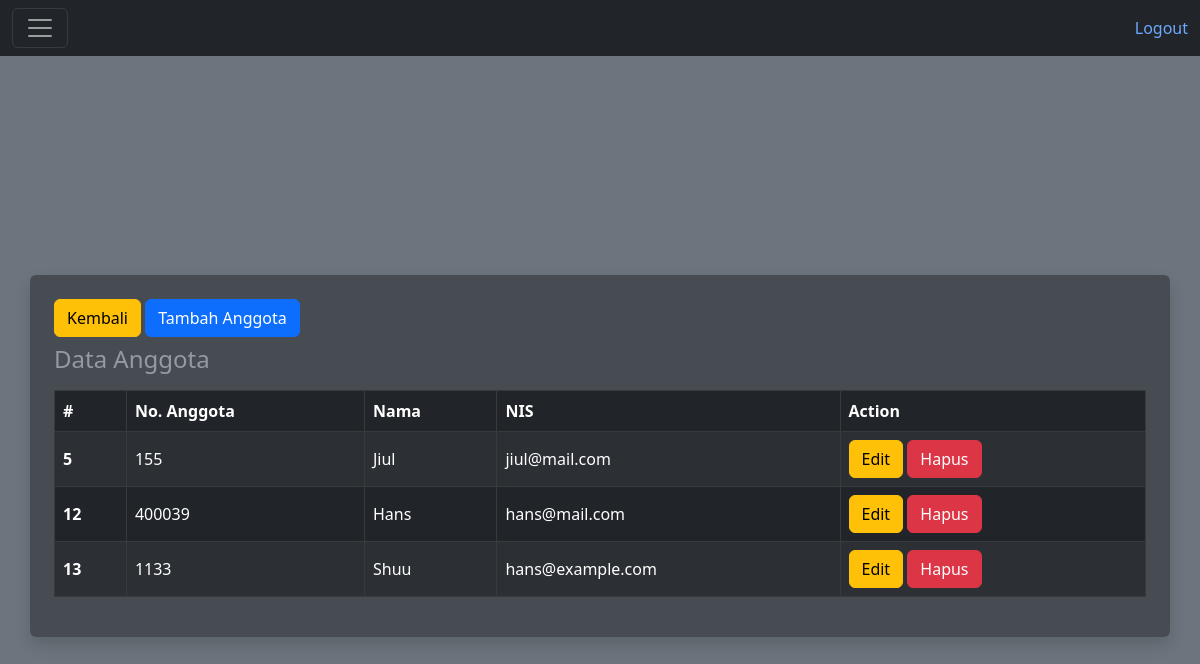
Page /pages/anggota/p_anggota.php (signed in) on the committed database.
### tables this page shows
CREATE TABLE `m_anggota` (
  `id` int(11) NOT NULL,
  `no_anggota` varchar(45) NOT NULL,
  `nama` varchar(45) NOT NULL,
  `email` varchar(45) NOT NULL
);

### pages/anggota/p_anggota.php (the view, shortened to what this page needs)
<!DOCTYPE html>
<html lang="en" data-bs-theme="dark">
<head>
    <link rel="stylesheet" href="https://cdn.jsdelivr.net/npm/bootstrap@5.3.0/dist/css/bootstrap.min.css">
</head>
<body class="bg-secondary">
<?php
    include "../../functions/koneksi.php";
?>
<nav class="navbar navbar-dark bg-dark">
  <div class="container-fluid">
    <button class="navbar-toggler" type="button" data-bs-toggle="collapse" data-bs-target="#navbarToggleExternalContent" aria-controls="navbarToggleExternalContent" aria-expanded="false" aria-label="Toggle navigation">
      <span class="navbar-toggler-icon"></span>
    </button>
    <a class="link-offset-2 link-offset-3-hover link-underline-warning link-underline-opacity-0 link-underline-opacity-75-hover" href="../../functions/logout.php">Logout</a>
  </div>
</nav>
<div class="min-vh-100 d-flex flex-column justify-content-center align-items-center">
    <div class="container-sm p-4 bg-dark bg-opacity-50 rounded shadow">
        <a class="btn btn-warning" href="../../main.php">Kembali</a>
        <a class="btn btn-primary" href="tambah.php">Tambah Anggota</a>
            <div class="table-reponsive overflow-auto">
                <table class="table table-dark table-striped table-bordered align-middle caption-top">
                    <caption class="text-start">
                        <h4>Data Anggota</h4>
                    </caption>
                    <thead>
                        <tr>
                            <th scope="col">#</th>
                            <th scope="col">No. Anggota</th>
                            <th scope="col">Nama</th>
                            <th scope="col">NIS</th>
                            <th scope="col">Action</th>
                        </tr>
                    </thead>
                    <tbody>
                        <?php
                         $query = mysqli_query($conn, "SELECT * FROM m_anggota");
                         while ($data = mysqli_fetch_array($query)) {
                        ?>
                        <tr>
                            <th scope="row"><?php echo $data['id']; ?></th>
                            <td><?php echo $data['no_anggota']; ?></td>
                            <td><?php echo $data['nama']; ?></td>
                            <td><?php echo $data['email']; ?></td>
                            <td>
                                <a class="btn btn-warning" href="edit.php?id=<?php echo $data['id']; ?>">Edit</a>
                                <a class="btn btn-danger" href="hapus.php?id=<?php echo $data['id']; ?>">Hapus</a>
                            </td>
                        </tr>
                        <?php
                         }
                         ?>
                    </tbody>
                </table>
            </div>
    </div>
</div>
</body>
</html>

### rows in the picture
m_anggota: id "5", no_anggota "155", nama "Jiul", email "jiul@mail.com"
m_anggota: id "12", no_anggota "400039", nama "Hans", email "hans@mail.com"
m_anggota: id "13", no_anggota "1133", nama "Shuu", email "hans@example.com"
